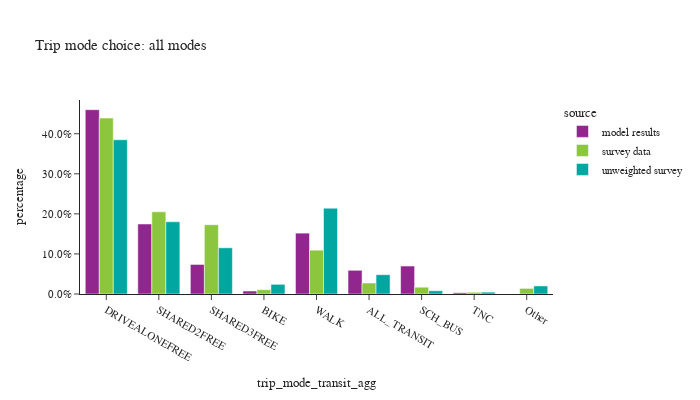

Here is the notebook cell this chart was saved with:
### Markdown cell above
- match values trip purpose and trip mode

### Code cell
df_plot = trip_data.groupby(['source','trip_mode_transit_agg'])['trip_weight'].sum().reset_index()
df_plot['percentage'] = df_plot.groupby(['source'], group_keys=False)['trip_weight']. \
    apply(lambda x: x / float(x.sum()))

fig = px.bar(df_plot, x="trip_mode_transit_agg", y="percentage", color="source",barmode="group",
             category_orders={"trip_mode_transit_agg": trip_mode_ordered},
             title="Trip mode choice: all modes")
fig.for_each_annotation(lambda a: a.update(text = a.text.split("=")[-1]))
fig.update_layout(height=400, width=700, yaxis=dict(tickformat=".1%"))
fig.show()

### Figure 1 — Plotly figure (JSON) as saved in the notebook; plotly's stock layout.template omitted (floating-point values rounded to 4 significant figures)
{"data": [{"alignmentgroup": "True", "hovertemplate": "source=model results<br>trip_mode_transit_agg=%{x}<br>percentage=%{y}<extra></extra>", "legendgroup": "model results", "marker": {"color": "#91268F", "pattern": {"shape": ""}}, "name": "model results", "offsetgroup": "model results", "orientation": "v", "showlegend": true, "textposition": "auto", "type": "bar", "x": ["ALL_TRANSIT", "BIKE", "DRIVEALONEFREE", "SCH_BUS", "SHARED2FREE", "SHARED3FREE", "TNC", "WALK"], "xaxis": "x", "y": [0.05919, 0.007462, 0.46, 0.06981, 0.1748, 0.07372, 0.003103, 0.1519], "yaxis": "y"}, {"alignmentgroup": "True", "hovertemplate": "source=survey data<br>trip_mode_transit_agg=%{x}<br>percentage=%{y}<extra></extra>", "legendgroup": "survey data", "marker": {"color": "#8CC63E", "pattern": {"shape": ""}}, "name": "survey data", "offsetgroup": "survey data", "orientation": "v", "showlegend": true, "textposition": "auto", "type": "bar", "x": ["ALL_TRANSIT", "BIKE", "DRIVEALONEFREE", "Other", "SCH_BUS", "SHARED2FREE", "SHARED3FREE", "TNC", "WALK"], "xaxis": "x", "y": [0.0274, 0.01075, 0.4391, 0.01403, 0.01691, 0.2051, 0.1729, 0.004335, 0.1094], "yaxis": "y"}, {"alignmentgroup": "True", "hovertemplate": "source=unweighted survey<br>trip_mode_transit_agg=%{x}<br>percentage=%{y}<extra></extra>", "legendgroup": "unweighted survey", "marker": {"color": "#00A7A0", "pattern": {"shape": ""}}, "name": "unweighted survey", "offsetgroup": "unweighted survey", "orientation": "v", "showlegend": true, "textposition": "auto", "type": "bar", "x": ["ALL_TRANSIT", "BIKE", "DRIVEALONEFREE", "Other", "SCH_BUS", "SHARED2FREE", "SHARED3FREE", "TNC", "WALK"], "xaxis": "x", "y": [0.04821, 0.0241, 0.385, 0.0201, 0.008077, 0.1804, 0.1153, 0.004615, 0.2142], "yaxis": "y"}], "layout": {"barmode": "group", "height": 400, "legend": {"title": {"text": "source"}, "tracegroupgap": 0}, "title": {"text": "Trip mode choice: all modes"}, "width": 700, "xaxis": {"anchor": "y", "categoryarray": ["DRIVEALONEFREE", "SHARED2FREE", "SHARED3FREE", "BIKE", "WALK", "ALL_TRANSIT", "SCH_BUS", "TNC", "Other"], "categoryorder": "array", "domain": [0, 1], "title": {"text": "trip_mode_transit_agg"}}, "yaxis": {"anchor": "x", "domain": [0, 1], "tickformat": ".1%", "title": {"text": "percentage"}}}}
